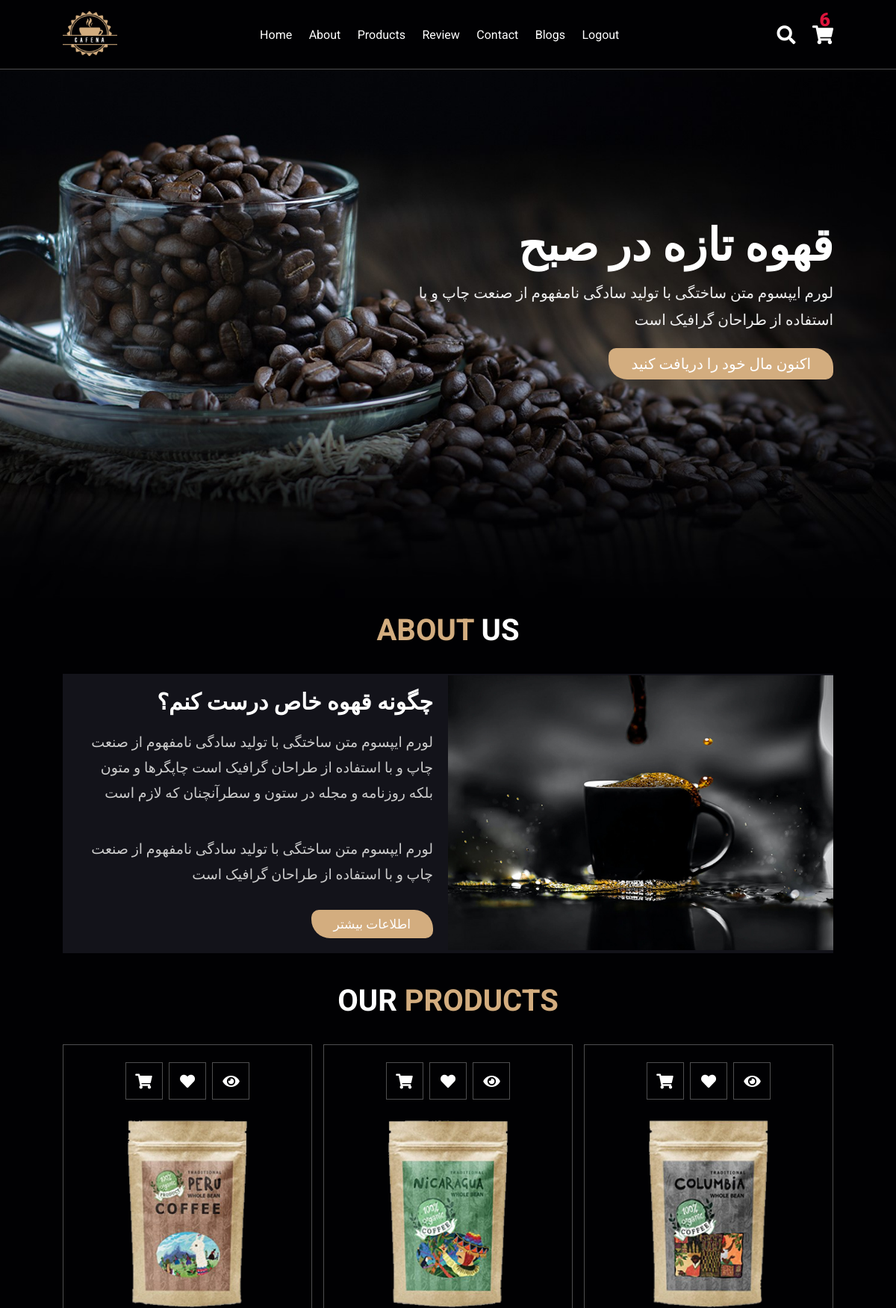
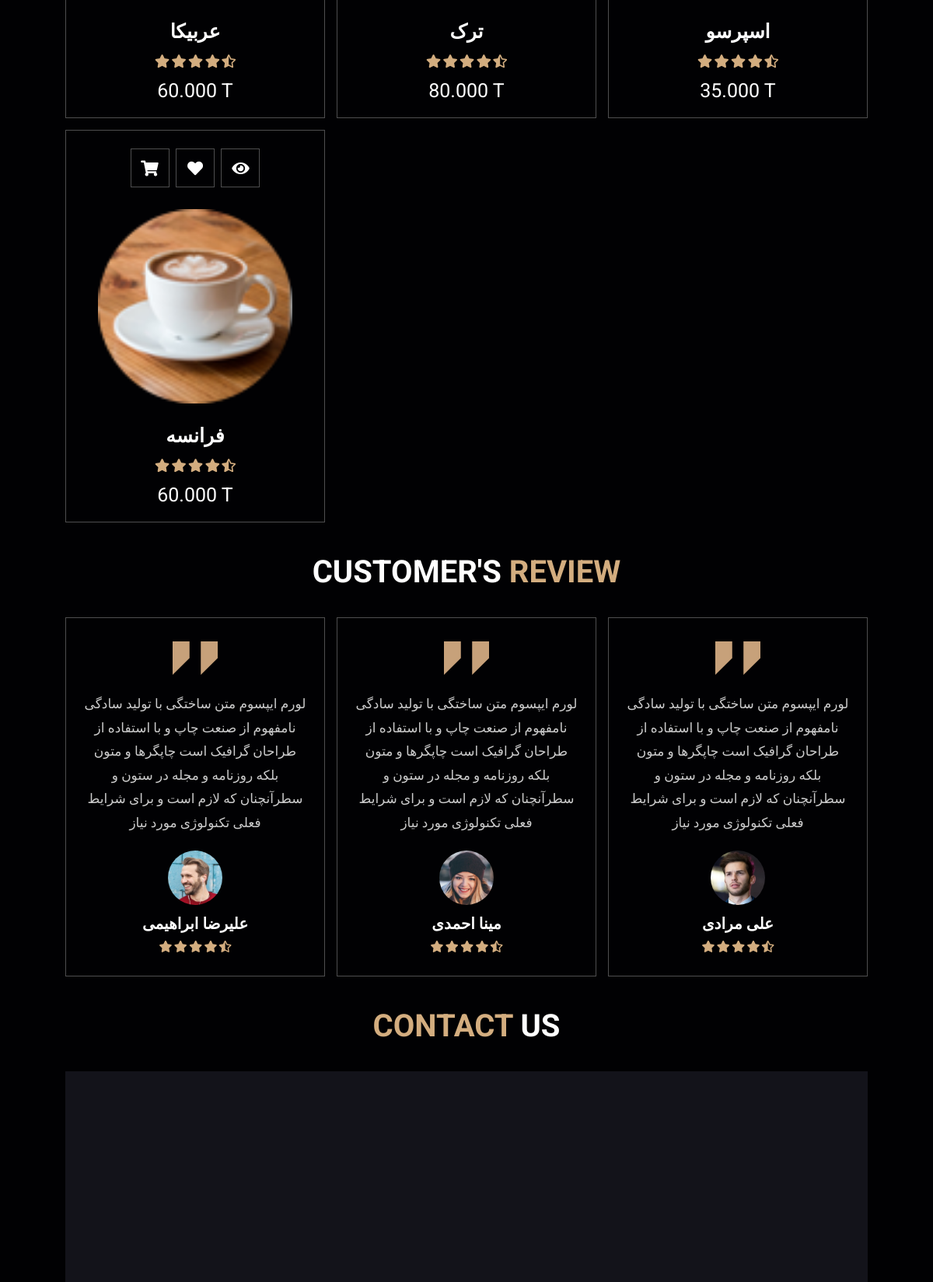
The app's page / (signed in, upper part) with its own data (2 pictures, top to bottom).
### main/models.py (models this page shows, shortened)
class Product(models.Model):
    title = models.CharField(max_length=150)
    price = models.DecimalField(max_digits=10, decimal_places=3)
    image = models.ImageField(upload_to="images/")

### main/views.py (the view)
# urls.py: path('', include('main.urls')),
def main(request):
    if request.user.is_authenticated:
        customer = request.user
        order, created = Order.objects.get_or_create(
            customer=customer, complete=False)
        items = order.orderitem_set.all()
        cartItem = order.get_cart_items
    else:
        items = []
        order = {'get_cart_total': 0, 'get_cart_items': 0}
        cartItem = order['get_cart_items']
    products = Product.objects.all()
    return render(request, "main/index.html", {"products": products, 'cartItem': cartItem})

### main/models.py (called while the page is built)
    @property
    def get_cart_items(self):
        orderitems = self.orderitem_set.all()
        total = sum([item.quantity for item in orderitems])
        return total

### main/templates/main/index.html (shortened to what this page needs)
{% load static %}
<!DOCTYPE html>
<html lang="en">
<head>
    <link rel="stylesheet" href="https://cdnjs.cloudflare.com/ajax/libs/font-awesome/5.15.4/css/all.min.css">
    <link rel="stylesheet" href="{% static 'styles/style.css' %}">
</head>
<body>
    {% include 'main/nav.html' %}
    <section class="home" id="home">
        <div class="content">
            <h3>قهوه تازه در صبح</h3>
            <p>لورم ایپسوم متن ساختگی با تولید سادگی نامفهوم از صنعت چاپ و با استفاده از طراحان گرافیک است</p>
            <a href="#" class="btn">اکنون مال خود را دریافت کنید</a>
        </div>
    </section>
    <section class="about" id="about">
        <h1 class="heading"> <span>about</span> us </h1>
        <div class="row">
            <div class="image">
                <img src="{% static 'images/about-img.jpeg' %}" alt="">
            </div>
            <div class="content">
                <h3>چگونه قهوه خاص درست کنم؟</h3>
                <p>لورم ایپسوم متن ساختگی با تولید سادگی نامفهوم از صنعت چاپ و با استفاده از طراحان گرافیک است چاپگرها و
                    متون بلکه روزنامه و مجله در ستون و سطرآنچنان که لازم است</p>
                <p>لورم ایپسوم متن ساختگی با تولید سادگی نامفهوم از صنعت چاپ و با استفاده از طراحان گرافیک است</p>
                <a href="#" class="btn">اطلاعات بیشتر</a>
            </div>
        </div>
    </section>
    <section class="products" id="products">
        <h1 class="heading"> our <span>products</span> </h1>
        <div class="box-container">
            {% for product in products %}
            <div class="box">
                <div class="icons">
                    <a href="#" data-product="{{ product.id }}" data-action="add"
                        class="fas fa-shopping-cart add-btn update-cart"></a>
                    <a href="#" class="fas fa-heart"></a>
                    <a href="#" class="fas fa-eye"></a>
                </div>
                <div class="image">
                    <img src="{{ product.image.url }}" alt="">
                </div>
                <div class="content">
                    <h3>{{ product.title }}</h3>
                    <div class="stars">
                        <i class="fas fa-star"></i>
                        <i class="fas fa-star"></i>
                        <i class="fas fa-star"></i>
                        <i class="fas fa-star"></i>
                        <i class="fas fa-star-half-alt"></i>
                    </div>
                    <div class="price">{{ product.price }} T</div>
                </div>
            </div>
            {% endfor %}
        </div>
    </section>
    <section class="review" id="review">
        <h1 class="heading"> customer's <span>review</span> </h1>
        <div class="box-container">
            <div class="box">
                <img src="{% static 'images/quote-img.png' %}" alt="" class="quote">
                <p>لورم ایپسوم متن ساختگی با تولید سادگی نامفهوم از صنعت چاپ و با استفاده از طراحان گرافیک است
                    چاپگرها و
                    متون بلکه روزنامه و مجله در ستون و سطرآنچنان که لازم است و برای شرایط فعلی تکنولوژی مورد نیاز
                </p>
                <img src="{% static 'images/pic-1.png' %}" class="user" alt="">
                <h3>علیرضا ابراهیمی</h3>
                <div class="stars">
                    <i class="fas fa-star"></i>
                    <i class="fas fa-star"></i>
                    <i class="fas fa-star"></i>
                    <i class="fas fa-star"></i>
                    <i class="fas fa-star-half-alt"></i>
                </div>
            </div>
            <div class="box">
                <img src="{% static 'images/quote-img.png' %}" alt="" class="quote">
                <p>لورم ایپسوم متن ساختگی با تولید سادگی نامفهوم از صنعت چاپ و با استفاده از طراحان گرافیک است
                    چاپگرها و
                    متون بلکه روزنامه و مجله در ستون و سطرآنچنان که لازم است و برای شرایط فعلی تکنولوژی مورد نیاز
                </p>
                <img src="{% static 'images/pic-2.png' %}" class="user" alt="">
                <h3>مینا احمدی</h3>
                <div class="stars">
                    <i class="fas fa-star"></i>
                    <i class="fas fa-star"></i>
                    <i class="fas fa-star"></i>
                    <i class="fas fa-star"></i>
                    <i class="fas fa-star-half-alt"></i>
                </div>
            </div>
            <div class="box">
                <img src="{% static 'images/quote-img.png' %}" alt="" class="quote">
                <p>لورم ایپسوم متن ساختگی با تولید سادگی نامفهوم از صنعت چاپ و با استفاده از طراحان گرافیک است
                    چاپگرها و
                    متون بلکه روزنامه و مجله در ستون و سطرآنچنان که لازم است و برای شرایط فعلی تکنولوژی مورد نیاز
                </p>
                <img src="{% static 'images/pic-3.png' %}" class="user" alt="">
                <h3>علی مرادی</h3>
                <div class="stars">
                    <i class="fas fa-star"></i>
                    <i class="fas fa-star"></i>
                    <i class="fas fa-star"></i>
                    <i class="fas fa-star"></i>
                    <i class="fas fa-star-half-alt"></i>
                </div>
            </div>
        </div>
    </section>
    <section class="contact" id="contact">
        <h1 class="heading"> <span>contact</span> us </h1>
        <div class="row">
            <iframe
                src="https://www.google.com/maps/embed?pb=!1m18!1m12!1m3!1d3234.9948107609557!2d51.62236331561469!3d35.824603029702175!2m3!1f0!2f0!3f0!3m2!1i1024!2i768!4f13.1!3m3!1m2!1s0x3f8e1937f99fe025%3A0x9d24fe1217b476e1!2sTehran%20Province%2C%20Lavasan%2C%205th%20Laleh%2C%20Iran!5e0!3m2!1sen!2sde!4v1643642377908!5m2!1sen!2sde"
                width="800" height="600" style="border:0;" allowfullscreen="" loading="lazy"></iframe>
        </div>
    </section>
</body>
</html>

### static/styles/style.css (style rules this page uses)
:root { --main-color: #d3ad7f; --black: #13131a; --bg: #010103; --border: 0.1rem solid rgba(255, 255, 255, 0.3); }
* { font-family: "Roboto", sans-serif; margin: 0; padding: 0; box-sizing: border-box; outline: none; border: none; text-decoration: none; text-transform: capitalize; transition: 0.2s linear; }
html { font-size: 62.5%; overflow-x: hidden; scroll-padding-top: 9rem; scroll-behavior: smooth; }
body { background: var(--bg); font-family: vazir; }
section { padding: 2rem 7%; }
.heading { text-align: center; color: #fff; text-transform: uppercase; padding-bottom: 3.5rem; font-size: 4rem; }
.heading span { color: var(--main-color); text-transform: uppercase; }
.btn { margin-top: 1rem; display: inline-block; padding: 0.9rem 3rem; font-size: 1.7rem; color: #fff; background: var(--main-color); cursor: pointer; }
.home { min-height: 100vh; display: flex; justify-content: right; align-items: center; background: url(../images/home-img.jpeg) no-repeat; background-size: cover; background-position: center; direction: rtl; }
.home .content { max-width: 60rem; }
.home .content h3 { font-size: 6rem; text-transform: uppercase; color: #fff; }
.home .content p { font-size: 2rem; font-weight: ligher; line-height: 1.8; padding: 1rem 0; color: #eee; }
.home .content .btn { font-size: 2rem; }
.about .row { display: flex; align-items: center; background: var(--black); flex-wrap: wrap; direction: rtl; }
.about .row .image { flex: 1 1 45rem; }
.about .row .image img { width: 100%; }
.about .row .content { flex: 1 1 45rem; padding: 2rem; }
.about .row .content h3 { font-size: 3rem; color: #fff; }
.about .row .content p { font-size: 1.9rem; color: #ccc; padding: 2rem 0; line-height: 1.8; }
.products .box-container { display: grid; grid-template-columns: repeat(auto-fit, minmax(30rem, 1fr)); gap: 1.5rem; }
.products .box-container .box { text-align: center; border: var(--border); padding: 2rem; }
.products .box-container .box .icons a { height: 5rem; width: 5rem; line-height: 5rem; font-size: 2rem; border: var(--border); color: #fff; margin: 0.3rem; }
.products .box-container .box .image { padding: 2.5rem 0; }
.products .box-container .box .image img { height: 25rem; }
.products .box-container .box .content h3 { color: #fff; font-size: 2.5rem; }
.products .box-container .box .content .stars { padding: 1.5rem; }
.products .box-container .box .content .stars i { font-size: 1.7rem; color: var(--main-color); }
.products .box-container .box .content .price { color: #fff; font-size: 2.5rem; }
.review .box-container { display: grid; grid-template-columns: repeat(auto-fit, minmax(30rem, 1fr)); gap: 1.5rem; }
.review .box-container .box { border: var(--border); text-align: center; padding: 3rem 2rem; }
.review .box-container .box p { font-size: 1.7rem; line-height: 1.8; color: #ccc; padding: 2rem 0; }
.review .box-container .box .user { height: 7rem; width: 7rem; border-radius: 50%; object-fit: cover; }
.review .box-container .box h3 { padding: 1rem 0; font-size: 2rem; color: #fff; }
.review .box-container .box .stars i { font-size: 1.5rem; color: var(--main-color); }
.contact .row { display: flex; background: var(--black); flex-wrap: wrap; gap: 1rem; }
.btn { transition: all 0.4s cubic-bezier(0.63, 0.28, 0.83, 0.67); border-radius: 10px 25px 10px 25px; }

### records on screen
Product: image (picture), title "عربیکا", price "60.000"
Product: image (picture), title "ترک", price "80.000"
Product: image (picture), title "اسپرسو", price "35.000"
Product: image (picture), title "فرانسه", price "60.000"

### other values on screen
{{ cartItem }} "6"
